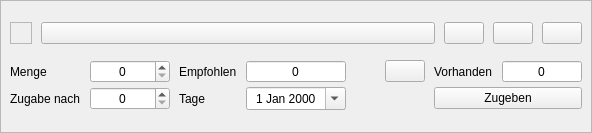
<?xml version="1.0" encoding="UTF-8"?>
<ui version="4.0">
 <class>WdgHefeGabe</class>
 <widget class="QWidget" name="WdgHefeGabe">
  <property name="geometry">
   <rect>
    <x>0</x>
    <y>0</y>
    <width>592</width>
    <height>133</height>
   </rect>
  </property>
  <property name="sizePolicy">
   <sizepolicy hsizetype="Preferred" vsizetype="Maximum">
    <horstretch>0</horstretch>
    <verstretch>0</verstretch>
   </sizepolicy>
  </property>
  <property name="autoFillBackground">
   <bool>true</bool>
  </property>
  <layout class="QVBoxLayout" name="verticalLayout_2">
   <property name="spacing">
    <number>4</number>
   </property>
   <property name="leftMargin">
    <number>0</number>
   </property>
   <property name="topMargin">
    <number>0</number>
   </property>
   <property name="rightMargin">
    <number>0</number>
   </property>
   <property name="bottomMargin">
    <number>0</number>
   </property>
   <item>
    <widget class="QFrame" name="frame">
     <property name="frameShape">
      <enum>QFrame::StyledPanel</enum>
     </property>
     <layout class="QVBoxLayout" name="verticalLayout">
      <property name="spacing">
       <number>4</number>
      </property>
      <item>
       <layout class="QHBoxLayout" name="horizontalLayout">
        <property name="spacing">
         <number>9</number>
        </property>
        <item>
         <widget class="QFrame" name="frameColor">
          <property name="minimumSize">
           <size>
            <width>22</width>
            <height>22</height>
           </size>
          </property>
          <property name="maximumSize">
           <size>
            <width>22</width>
            <height>22</height>
           </size>
          </property>
          <property name="focusPolicy">
           <enum>Qt::ClickFocus</enum>
          </property>
          <property name="toolTip">
           <string>&lt;html&gt;&lt;head/&gt;&lt;body&gt;&lt;p&gt;Angehakt, wird die &lt;span style=&quot; font-weight:600;&quot;&gt;zweite Hefegabe&lt;/span&gt; aktiviert.&lt;/p&gt;&lt;p&gt;Die zweite Hefegabe ist eine Technik fortgeschrittener Brauer, um hefebetonte Bierstile auszubauen, aber auch um eingeschlafene Gärungprozesse erneut anzustoßen. Letzteres kann beim sogenannten Underpitching nötig sein.&lt;/p&gt;&lt;/body&gt;&lt;/html&gt;</string>
          </property>
          <property name="autoFillBackground">
           <bool>true</bool>
          </property>
          <property name="frameShape">
           <enum>QFrame::StyledPanel</enum>
          </property>
         </widget>
        </item>
        <item>
         <widget class="QPushButton" name="btnZutat">
          <property name="sizePolicy">
           <sizepolicy hsizetype="Expanding" vsizetype="Fixed">
            <horstretch>0</horstretch>
            <verstretch>0</verstretch>
           </sizepolicy>
          </property>
          <property name="toolTip">
           <string>&lt;html&gt;&lt;head/&gt;&lt;body&gt;&lt;p&gt;Hier wird eine Hefesorte aus der &lt;span style=&quot; font-weight:600;&quot;&gt;Rohstoffliste&lt;/span&gt; im Tab Rohstoffe gewählt. Die Zutat kann dabei jederzeit geändert werden.&lt;/p&gt;&lt;p&gt;Ales und Strong Ales, Lager und Strong Lager benötigen eine unterschiedliche Hefezellenzahl pro ml, um optimal zu vergären. Im Zweifel sollte man die Datenblätter der Hefehersteller heranziehen oder einen Hefe-Kalkulator nutzen.&lt;/p&gt;&lt;p&gt;Üblicherweise sind Bierhefen im Hobbybereich für 20 Liter ausgelegt. Trockenhefen für Kleinsude werden meist in Mengen zwischen 10,5 g und 11,5 g abverpackt. Bei flüssigen Reinhefen gilt dies gleichfalls – eine Packung reicht für einen Sud. Daneben kommt bei größeren oder stärkeren Suden oft die Hefepropagation zum Zug. Im Profibereich gibt es wiederum andere Abverpackungen.&lt;/p&gt;&lt;p&gt;&lt;span style=&quot; font-weight:600; color:#ff2600;&quot;&gt;Achtung:&lt;/span&gt; Bei einer Hefegabe ist darauf zu achten, dass die &lt;span style=&quot; font-weight:600;&quot;&gt;Hefezellzahl&lt;/span&gt; nicht unter die &lt;span style=&quot; font-weight:600;&quot;&gt;Mindestanforderung&lt;/span&gt; für den Sud rutscht. Bei Starkbieren kann sich dies ändern. Im Einzelnen muss man somit genauer hinschauen, denn Biere haben bis Faktor 3 einen unterschiedlichen Bedarf an &lt;span style=&quot; font-weight:600;&quot;&gt;Hefemengen&lt;/span&gt;, sprich bis zu 3 Päckchen für einen Kleinsud oder entsprechend der Bedarf für eine größere Sudmenge:&lt;/p&gt;&lt;p&gt;• Ale (obergärig, &amp;lt; 16°P): 0,75&lt;/p&gt;&lt;p&gt;• Strong Ale (obergärig, &amp;gt; 16°P): 1,00&lt;/p&gt;&lt;p&gt;• Lager (untergärig, &amp;lt; 16°P): 1,50&lt;/p&gt;&lt;p&gt;• Strong Lager (untergärig, &amp;gt; 16°P): 2,00&lt;/p&gt;&lt;p&gt;Wird dies nicht berücksichtigt, besteht die Gefahr des sogenanten &lt;span style=&quot; font-weight:600;&quot;&gt;Underpitching. &lt;/span&gt;Darunter versteht man Hefe, die Fehlaromen produzieren kann, weil sie zu die zu wenig Nahrung bekommt. Im gewissen Sinn reagiert sie &amp;quot;panisch&amp;quot;. In geringerem Maße trifft die auch beim &lt;span style=&quot; font-weight:600;&quot;&gt;Over-Pitching&lt;/span&gt; zu, wenn zu viel Hefezellen dem Sud zugesetzt sind.&lt;/p&gt;&lt;p&gt;Viele Seiten für Hefestarter (engl.: yeast starter) berechnen die benötigte Zellmenge. Für den Brauer reicht das meistens aus und erspart das Labor mit Mikroskop unf Zählkammer. Da diese Seiten alle die amerikanische Stammwürze als Grundlage haben, muss vorher Specific Gravity (SG) in °Plato umgerechnet werden.&lt;/p&gt;&lt;p&gt;Ein sehr guter Heferechner findet sich &lt;a href=&quot;https://www.brewuk.co.uk/yeast_pitch_calculator&quot;&gt;&lt;span style=&quot; text-decoration: underline; color:#0068da;&quot;&gt;hier&lt;/span&gt;&lt;/a&gt;.&lt;/p&gt;&lt;p&gt;Eine Umrechnungstabelle Gravity zu °Plato findet sich &lt;a href=&quot;https://hobbybrauer.de/forum/wiki/doku.php/konvertierung_sg_plato&quot;&gt;&lt;span style=&quot; text-decoration: underline; color:#0068da;&quot;&gt;hier&lt;/span&gt;&lt;/a&gt;.&lt;/p&gt;&lt;/body&gt;&lt;/html&gt;</string>
          </property>
         </widget>
        </item>
        <item>
         <widget class="QPushButton" name="btnNachOben">
          <property name="toolTip">
           <string>&lt;html&gt;&lt;head/&gt;&lt;body&gt;&lt;p&gt;Hiermit wird eine Hopfensorte eine Position nach &lt;span style=&quot; font-weight:600;&quot;&gt;oben&lt;/span&gt; verschoben.&lt;/p&gt;&lt;/body&gt;&lt;/html&gt;</string>
          </property>
          <property name="whatsThis">
           <string notr="true">nach_oben</string>
          </property>
          <property name="icon">
           <iconset resource="../images.qrc">
            <normaloff>:/images/light/nach_oben.svg</normaloff>:/images/light/nach_oben.svg</iconset>
          </property>
         </widget>
        </item>
        <item>
         <widget class="QPushButton" name="btnNachUnten">
          <property name="toolTip">
           <string>&lt;html&gt;&lt;head/&gt;&lt;body&gt;&lt;p&gt;Hiermit wird eine Hefesorte eine Position nach &lt;span style=&quot; font-weight:600;&quot;&gt;unten&lt;/span&gt; verschoben.&lt;/p&gt;&lt;/body&gt;&lt;/html&gt;</string>
          </property>
          <property name="whatsThis">
           <string notr="true">nach_unten</string>
          </property>
          <property name="icon">
           <iconset resource="../images.qrc">
            <normaloff>:/images/light/nach_unten.svg</normaloff>:/images/light/nach_unten.svg</iconset>
          </property>
         </widget>
        </item>
        <item>
         <widget class="QPushButton" name="btnLoeschen">
          <property name="toolTip">
           <string>&lt;html&gt;&lt;head/&gt;&lt;body&gt;&lt;p&gt;Hiermit wird eine Hefesorte aus der Liste &lt;span style=&quot; font-weight:600;&quot;&gt;gelöscht&lt;/span&gt;.&lt;/p&gt;&lt;p&gt;Wurden Hefegaben auf den Sud zeitlich aufgeteilt und werden während der Gärung nicht berücksichtigt, ist darauf zu achten, dass die Zahl der &lt;span style=&quot; font-weight:600;&quot;&gt;Hefezellzahl&lt;/span&gt; nicht unter die &lt;span style=&quot; font-weight:600;&quot;&gt;Mindestanforderung&lt;/span&gt; rutscht.&lt;/p&gt;&lt;p&gt;&lt;span style=&quot; font-weight:600; color:#ff2600;&quot;&gt;Achtung:&lt;/span&gt; Im Einzelnen muss man genauer hinschauen, denn Biere haben bis Faktor 3 einen unterschiedlichen Bedarf an &lt;span style=&quot; font-weight:600;&quot;&gt;Hefemengen&lt;/span&gt;, sprich bis zu 3 Päckchen für einen Kleinsud oder entsprechend der Bedarf für eine größere Sudmenge:&lt;/p&gt;&lt;p&gt;• Ale (obergärig, &amp;lt; 16°P): 0,75&lt;/p&gt;&lt;p&gt;• Strong Ale (obergärig, &amp;gt; 16°P): 1,00&lt;/p&gt;&lt;p&gt;• Lager (untergärig, &amp;lt; 16°P): 1,50&lt;/p&gt;&lt;p&gt;• Strong Lager (untergärig, &amp;gt; 16°P): 2,00&lt;/p&gt;&lt;p&gt;Wird dies nicht berücksichtigt, besteht die Gefahr des sogenanten &lt;span style=&quot; font-weight:600;&quot;&gt;Underpitching. &lt;/span&gt;Darunter versteht man Hefe, die Fehlaromen produzieren kann, weil sie zu die zu wenig Nahrung bekommt. Im gewissen Sinn reagiert sie &amp;quot;panisch&amp;quot;. In geringerem Maße trifft die auch beim &lt;span style=&quot; font-weight:600;&quot;&gt;Over-Pitching&lt;/span&gt; zu, wenn zu viel Hefezellen dem Sud zugesetzt sind.&lt;/p&gt;&lt;p&gt;Viele Seiten für Hefestarter (engl.: yeast starter) berechnen die benötigte Zellmenge. Für den Brauer reicht das meistens aus und erspart das Labor mit Mikroskop unf Zählkammer. Da diese Seiten alle die amerikanische Stammwürze als Grundlage haben, muss vorher Specific Gravity (SG) in °Plato umgerechnet werden.&lt;/p&gt;&lt;p&gt;Ein sehr guter Heferechner findet sich &lt;a href=&quot;https://www.brewuk.co.uk/yeast_pitch_calculator&quot;&gt;&lt;span style=&quot; text-decoration: underline; color:#0068da;&quot;&gt;hier&lt;/span&gt;&lt;/a&gt;.&lt;/p&gt;&lt;p&gt;Eine Umrechnungstabelle Gravity zu °Plato findet sich &lt;a href=&quot;https://hobbybrauer.de/forum/wiki/doku.php/konvertierung_sg_plato&quot;&gt;&lt;span style=&quot; text-decoration: underline; color:#0068da;&quot;&gt;hier&lt;/span&gt;&lt;/a&gt;.&lt;/p&gt;&lt;/body&gt;&lt;/html&gt;</string>
          </property>
          <property name="icon">
           <iconset resource="../images.qrc">
            <normaloff>:/images/close_button.svg</normaloff>:/images/close_button.svg</iconset>
          </property>
         </widget>
        </item>
       </layout>
      </item>
      <item>
       <layout class="QGridLayout" name="gridLayout">
        <property name="horizontalSpacing">
         <number>9</number>
        </property>
        <property name="verticalSpacing">
         <number>4</number>
        </property>
        <item row="0" column="0">
         <widget class="QLabel" name="label">
          <property name="text">
           <string>Menge</string>
          </property>
         </widget>
        </item>
        <item row="1" column="6" colspan="2">
         <widget class="QPushButton" name="btnZugeben">
          <property name="toolTip">
           <string>&lt;html&gt;&lt;head/&gt;&lt;body&gt;&lt;p&gt;Der Klick auf diesen Button teilt dem Kleinen Brauhelfer mit, dass eine &lt;span style=&quot; font-weight:600;&quot;&gt;zweite Hefegabe &lt;/span&gt;erfolgt ist.&lt;/p&gt;&lt;p&gt;An verschiedenen Stellen des Programms wird diese Aktion nun berücksichtigt. So kann damit ein Sud später als abgefüllt markiert werden.&lt;/p&gt;&lt;/body&gt;&lt;/html&gt;</string>
          </property>
          <property name="text">
           <string>Zugeben</string>
          </property>
         </widget>
        </item>
        <item row="0" column="7">
         <widget class="SpinBox" name="tbVorhanden">
          <property name="minimumSize">
           <size>
            <width>80</width>
            <height>0</height>
           </size>
          </property>
          <property name="toolTip">
           <string>&lt;html&gt;&lt;head/&gt;&lt;body&gt;&lt;p&gt;Hier wird die &lt;span style=&quot; font-weight:600;&quot;&gt;vorhandene Menge Hefe &lt;/span&gt;angezeigt.&lt;/p&gt;&lt;p&gt;Das Feld wir rot unterlegt, wenn die benötigte Anzahl der &lt;span style=&quot; font-weight:600;&quot;&gt;Vorratsmenge&lt;/span&gt; nicht entspricht.&lt;/p&gt;&lt;p&gt;Ales und Strong Ales, Lager und Strong Lager benötigen eine unterschiedliche Hefezellenzahl pro ml, um optimal zu vergären. Im Zweifel sollte man die Datenblätter der Hefehersteller heranziehen oder einen Hefe-Kalkulator nutzen.&lt;/p&gt;&lt;p&gt;Üblicherweise sind Bierhefen im Hobbybereich für 20 Liter ausgelegt. Trockenhefen für Kleinsude werden meist in Mengen zwischen 10,5 g und 11,5 g abverpackt. Bei flüssigen Reinhefen gilt dies gleichfalls – eine Packung reicht für einen Sud. Daneben kommt bei größeren oder stärkeren Suden oft die Hefepropagation zum Zug. Im Profibereich gibt es wiederum andere Abverpackungen.&lt;/p&gt;&lt;p&gt;&lt;span style=&quot; font-weight:600; color:#ff2600;&quot;&gt;Achtung:&lt;/span&gt; Bei einer Hefegabe ist darauf zu achten, dass die &lt;span style=&quot; font-weight:600;&quot;&gt;Hefezellzahl&lt;/span&gt; nicht unter die &lt;span style=&quot; font-weight:600;&quot;&gt;Mindestanforderung&lt;/span&gt; für den Sud rutscht. Bei Starkbieren kann sich dies ändern. Im Einzelnen muss man somit genauer hinschauen, denn Biere haben bis Faktor 3 einen unterschiedlichen Bedarf an &lt;span style=&quot; font-weight:600;&quot;&gt;Hefemengen&lt;/span&gt;, sprich bis zu 3 Päckchen für einen Kleinsud oder entsprechend der Bedarf für eine größere Sudmenge:&lt;/p&gt;&lt;p&gt;• Ale (obergärig, &amp;lt; 16°P): 0,75&lt;/p&gt;&lt;p&gt;• Strong Ale (obergärig, &amp;gt; 16°P): 1,00&lt;/p&gt;&lt;p&gt;• Lager (untergärig, &amp;lt; 16°P): 1,50&lt;/p&gt;&lt;p&gt;• Strong Lager (untergärig, &amp;gt; 16°P): 2,00&lt;/p&gt;&lt;p&gt;Wird dies nicht berücksichtigt, besteht die Gefahr des sogenanten &lt;span style=&quot; font-weight:600;&quot;&gt;Underpitching. &lt;/span&gt;Darunter versteht man Hefe, die Fehlaromen produzieren kann, weil sie zu die zu wenig Nahrung bekommt. Im gewissen Sinn reagiert sie &amp;quot;panisch&amp;quot;. In geringerem Maße trifft die auch beim &lt;span style=&quot; font-weight:600;&quot;&gt;Over-Pitching&lt;/span&gt; zu, wenn zu viel Hefezellen dem Sud zugesetzt sind.&lt;/p&gt;&lt;p&gt;Viele Seiten für Hefestarter (engl.: yeast starter) berechnen die benötigte Zellmenge. Für den Brauer reicht das meistens aus und erspart das Labor mit Mikroskop unf Zählkammer. Da diese Seiten alle die amerikanische Stammwürze als Grundlage haben, muss vorher Specific Gravity (SG) in °Plato umgerechnet werden.&lt;/p&gt;&lt;p&gt;Ein sehr guter Heferechner findet sich &lt;a href=&quot;https://www.brewuk.co.uk/yeast_pitch_calculator&quot;&gt;&lt;span style=&quot; text-decoration: underline; color:#0068da;&quot;&gt;hier&lt;/span&gt;&lt;/a&gt;.&lt;/p&gt;&lt;p&gt;Eine Umrechnungstabelle Gravity zu °Plato findet sich &lt;a href=&quot;https://hobbybrauer.de/forum/wiki/doku.php/konvertierung_sg_plato&quot;&gt;&lt;span style=&quot; text-decoration: underline; color:#0068da;&quot;&gt;hier&lt;/span&gt;&lt;/a&gt;.&lt;/p&gt;&lt;/body&gt;&lt;/html&gt;</string>
          </property>
          <property name="alignment">
           <set>Qt::AlignCenter</set>
          </property>
          <property name="readOnly">
           <bool>true</bool>
          </property>
          <property name="buttonSymbols">
           <enum>QAbstractSpinBox::NoButtons</enum>
          </property>
          <property name="maximum">
           <number>9999</number>
          </property>
         </widget>
        </item>
        <item row="1" column="1">
         <widget class="SpinBox" name="tbTage">
          <property name="minimumSize">
           <size>
            <width>80</width>
            <height>0</height>
           </size>
          </property>
          <property name="toolTip">
           <string>&lt;html&gt;&lt;head/&gt;&lt;body&gt;&lt;p&gt;Hiermit ist der &lt;span style=&quot; font-weight:600;&quot;&gt;Zugabezeitpunkt &lt;/span&gt;der zweiten Hefegabe in Tagen ab Braudatum gemeint.&lt;/p&gt;&lt;p&gt;Die Zugabe kann gleichzeitig mit der ersten Hefegabe erfolgen. Gewöhnlich wir die zweite Hefe aber nach Abklingen der ersten Hauptgärung zugegeben.&lt;/p&gt;&lt;/body&gt;&lt;/html&gt;</string>
          </property>
          <property name="alignment">
           <set>Qt::AlignCenter</set>
          </property>
          <property name="maximum">
           <number>999</number>
          </property>
         </widget>
        </item>
        <item row="0" column="6">
         <widget class="QLabel" name="lblVorhanden">
          <property name="text">
           <string>Vorhanden</string>
          </property>
         </widget>
        </item>
        <item row="1" column="3">
         <widget class="DateEdit" name="tbDatum">
          <property name="minimumSize">
           <size>
            <width>100</width>
            <height>0</height>
           </size>
          </property>
          <property name="toolTip">
           <string>&lt;html&gt;&lt;head/&gt;&lt;body&gt;&lt;p&gt;In diesem Feld wird das &lt;span style=&quot; font-weight:600;&quot;&gt;Zugabedatum &lt;/span&gt;der zweiten Hefe, abhängig vom Zugabezeitpunkt, angegeben.&lt;/p&gt;&lt;/body&gt;&lt;/html&gt;</string>
          </property>
          <property name="alignment">
           <set>Qt::AlignCenter</set>
          </property>
          <property name="calendarPopup">
           <bool>true</bool>
          </property>
         </widget>
        </item>
        <item row="1" column="0">
         <widget class="QLabel" name="label_2">
          <property name="text">
           <string>Zugabe nach</string>
          </property>
         </widget>
        </item>
        <item row="1" column="4">
         <spacer name="horizontalSpacer_2">
          <property name="orientation">
           <enum>Qt::Horizontal</enum>
          </property>
          <property name="sizeHint" stdset="0">
           <size>
            <width>40</width>
            <height>20</height>
           </size>
          </property>
         </spacer>
        </item>
        <item row="0" column="5">
         <widget class="QPushButton" name="btnAufbrauchen">
          <property name="minimumSize">
           <size>
            <width>40</width>
            <height>0</height>
           </size>
          </property>
          <property name="toolTip">
           <string>&lt;html&gt;&lt;head/&gt;&lt;body&gt;&lt;p&gt;Hiermit wird die &lt;span style=&quot; font-weight:600;&quot;&gt;vorhandene Menge &lt;/span&gt;eines Hefevorrates aus dem Rohstofflager im &lt;span style=&quot; font-weight:600;&quot;&gt;Tab Rohstoffe &lt;/span&gt;übernommen.&lt;/p&gt;&lt;p&gt;Diese Funktion macht bei Restmengen im Rohstofflager Sinn, wenn mehrere Packungen für einen Sud erforderlich sind oder bei Großssuden.&lt;/p&gt;&lt;p&gt;Die Packungen von Trocken- wie Flüssighefe sind überwiegend für Sude von 20 Litern (5,5 Gallonen) konfektioniert.&lt;/p&gt;&lt;/body&gt;&lt;/html&gt;</string>
          </property>
          <property name="whatsThis">
           <string notr="true">uebertrag_links</string>
          </property>
          <property name="icon">
           <iconset resource="../images.qrc">
            <normaloff>:/images/light/uebertrag_links.svg</normaloff>:/images/light/uebertrag_links.svg</iconset>
          </property>
         </widget>
        </item>
        <item row="1" column="2">
         <widget class="QLabel" name="label_3">
          <property name="minimumSize">
           <size>
            <width>40</width>
            <height>0</height>
           </size>
          </property>
          <property name="text">
           <string>Tage</string>
          </property>
         </widget>
        </item>
        <item row="0" column="1">
         <widget class="SpinBox" name="tbMenge">
          <property name="minimumSize">
           <size>
            <width>80</width>
            <height>0</height>
           </size>
          </property>
          <property name="toolTip">
           <string>&lt;html&gt;&lt;head/&gt;&lt;body&gt;&lt;p&gt;Hier wird die Anzahl der zugegebenen &lt;span style=&quot; font-weight:600;&quot;&gt;Hefeeinheiten &lt;/span&gt;eingestellt.&lt;/p&gt;&lt;p&gt;Ales und Strong Ales, Lager und Strong Lager benötigen eine unterschiedliche Hefezellenzahl pro ml, um optimal zu vergären. Im Zweifel sollte man die Datenblätter der Hefehersteller heranziehen oder einen Hefe-Kalkulator nutzen.&lt;/p&gt;&lt;p&gt;Üblicherweise sind Bierhefen im Hobbybereich für 20 Liter ausgelegt. Trockenhefen für Kleinsude werden meist in Mengen zwischen 10,5 g und 11,5 g abverpackt. Bei flüssigen Reinhefen gilt dies gleichfalls – eine Packung reicht für einen Sud. Daneben kommt bei größeren oder stärkeren Suden oft die Hefepropagation zum Zug. Im Profibereich gibt es wiederum andere Abverpackungen.&lt;/p&gt;&lt;p&gt;&lt;span style=&quot; font-weight:600; color:#ff2600;&quot;&gt;Achtung:&lt;/span&gt; Bei einer Hefegabe ist darauf zu achten, dass die &lt;span style=&quot; font-weight:600;&quot;&gt;Hefezellzahl&lt;/span&gt; nicht unter die &lt;span style=&quot; font-weight:600;&quot;&gt;Mindestanforderung&lt;/span&gt; für den Sud rutscht. Bei Starkbieren kann sich dies ändern. Im Einzelnen muss man somit genauer hinschauen, denn Biere haben bis Faktor 3 einen unterschiedlichen Bedarf an &lt;span style=&quot; font-weight:600;&quot;&gt;Hefemengen&lt;/span&gt;, sprich bis zu 3 Päckchen für einen Kleinsud oder entsprechend der Bedarf für eine größere Sudmenge:&lt;/p&gt;&lt;p&gt;• Ale (obergärig, &amp;lt; 16°P): 0,75&lt;/p&gt;&lt;p&gt;• Strong Ale (obergärig, &amp;gt; 16°P): 1,00&lt;/p&gt;&lt;p&gt;• Lager (untergärig, &amp;lt; 16°P): 1,50&lt;/p&gt;&lt;p&gt;• Strong Lager (untergärig, &amp;gt; 16°P): 2,00&lt;/p&gt;&lt;p&gt;Wird dies nicht berücksichtigt, besteht die Gefahr des sogenanten &lt;span style=&quot; font-weight:600;&quot;&gt;Underpitching. &lt;/span&gt;Darunter versteht man Hefe, die Fehlaromen produzieren kann, weil sie zu die zu wenig Nahrung bekommt. Im gewissen Sinn reagiert sie &amp;quot;panisch&amp;quot;. In geringerem Maße trifft die auch beim &lt;span style=&quot; font-weight:600;&quot;&gt;Over-Pitching&lt;/span&gt; zu, wenn zu viel Hefezellen dem Sud zugesetzt sind.&lt;/p&gt;&lt;p&gt;Viele Seiten für Hefestarter (engl.: yeast starter) berechnen die benötigte Zellmenge. Für den Brauer reicht das meistens aus und erspart das Labor mit Mikroskop unf Zählkammer. Da diese Seiten alle die amerikanische Stammwürze als Grundlage haben, muss vorher Specific Gravity (SG) in °Plato umgerechnet werden.&lt;/p&gt;&lt;p&gt;Ein sehr guter Heferechner findet sich &lt;a href=&quot;https://www.brewuk.co.uk/yeast_pitch_calculator&quot;&gt;&lt;span style=&quot; text-decoration: underline; color:#0068da;&quot;&gt;hier&lt;/span&gt;&lt;/a&gt;.&lt;/p&gt;&lt;p&gt;Eine Umrechnungstabelle Gravity zu °Plato findet sich &lt;a href=&quot;https://hobbybrauer.de/forum/wiki/doku.php/konvertierung_sg_plato&quot;&gt;&lt;span style=&quot; text-decoration: underline; color:#0068da;&quot;&gt;hier&lt;/span&gt;&lt;/a&gt;.&lt;/p&gt;&lt;/body&gt;&lt;/html&gt;</string>
          </property>
          <property name="alignment">
           <set>Qt::AlignCenter</set>
          </property>
         </widget>
        </item>
        <item row="0" column="2">
         <widget class="QLabel" name="lblEmpfohlen">
          <property name="text">
           <string>Empfohlen</string>
          </property>
         </widget>
        </item>
        <item row="0" column="3">
         <widget class="SpinBox" name="tbMengeEmpfohlen">
          <property name="minimumSize">
           <size>
            <width>80</width>
            <height>0</height>
           </size>
          </property>
          <property name="toolTip">
           <string>&lt;html&gt;&lt;head/&gt;&lt;body&gt;&lt;p&gt;Hier gibt der Kleine Brauhelfer die empfohlene Anzahl von &lt;span style=&quot; font-weight:600;&quot;&gt;Hefeeinheiten &lt;/span&gt;aus.&lt;/p&gt;&lt;p&gt;Eine Hefeeinheit ist kein feststehender Wert, sondern dient allein der Orientierung.&lt;/p&gt;&lt;p&gt;Ales und Strong Ales, Lager und Strong Lager benötigen eine unterschiedliche Hefezellenzahl pro ml, um optimal zu vergären. Im Zweifel sollte man die Datenblätter der Hefehersteller heranziehen oder einen Hefe-Kalkulator nutzen.&lt;/p&gt;&lt;p&gt;Üblicherweise sind Bierhefen im Hobbybereich für 20 Liter ausgelegt. Trockenhefen für Kleinsude werden meist in Mengen zwischen 10,5 g und 11,5 g abverpackt. Bei flüssigen Reinhefen gilt dies gleichfalls – eine Packung reicht für einen Sud. Daneben kommt bei größeren oder stärkeren Suden oft die Hefepropagation zum Zug. Im Profibereich gibt es wiederum andere Abverpackungen.&lt;/p&gt;&lt;p&gt;&lt;span style=&quot; font-weight:600; color:#ff2600;&quot;&gt;Achtung:&lt;/span&gt; Bei einer Hefegabe ist darauf zu achten, dass die &lt;span style=&quot; font-weight:600;&quot;&gt;Hefezellzahl&lt;/span&gt; nicht unter die &lt;span style=&quot; font-weight:600;&quot;&gt;Mindestanforderung&lt;/span&gt; für den Sud rutscht. Bei Starkbieren kann sich dies ändern. Im Einzelnen muss man somit genauer hinschauen, denn Biere haben bis Faktor 3 einen unterschiedlichen Bedarf an &lt;span style=&quot; font-weight:600;&quot;&gt;Hefemengen&lt;/span&gt;, sprich bis zu 3 Päckchen für einen Kleinsud oder entsprechend der Bedarf für eine größere Sudmenge:&lt;/p&gt;&lt;p&gt;• Ale (obergärig, &amp;lt; 16°P): 0,75&lt;/p&gt;&lt;p&gt;• Strong Ale (obergärig, &amp;gt; 16°P): 1,00&lt;/p&gt;&lt;p&gt;• Lager (untergärig, &amp;lt; 16°P): 1,50&lt;/p&gt;&lt;p&gt;• Strong Lager (untergärig, &amp;gt; 16°P): 2,00&lt;/p&gt;&lt;p&gt;Wird dies nicht berücksichtigt, besteht die Gefahr des sogenanten &lt;span style=&quot; font-weight:600;&quot;&gt;Underpitching. &lt;/span&gt;Darunter versteht man Hefe, die Fehlaromen produzieren kann, weil sie zu die zu wenig Nahrung bekommt. Im gewissen Sinn reagiert sie &amp;quot;panisch&amp;quot;. In geringerem Maße trifft die auch beim &lt;span style=&quot; font-weight:600;&quot;&gt;Over-Pitching&lt;/span&gt; zu, wenn zu viel Hefezellen dem Sud zugesetzt sind.&lt;/p&gt;&lt;p&gt;Viele Seiten für Hefestarter (engl.: yeast starter) berechnen die benötigte Zellmenge. Für den Brauer reicht das meistens aus und erspart das Labor mit Mikroskop unf Zählkammer. Da diese Seiten alle die amerikanische Stammwürze als Grundlage haben, muss vorher Specific Gravity (SG) in °Plato umgerechnet werden.&lt;/p&gt;&lt;p&gt;Ein sehr guter Heferechner findet sich &lt;a href=&quot;https://www.brewuk.co.uk/yeast_pitch_calculator&quot;&gt;&lt;span style=&quot; text-decoration: underline; color:#0068da;&quot;&gt;hier&lt;/span&gt;&lt;/a&gt;.&lt;/p&gt;&lt;p&gt;Eine Umrechnungstabelle Gravity zu °Plato findet sich &lt;a href=&quot;https://hobbybrauer.de/forum/wiki/doku.php/konvertierung_sg_plato&quot;&gt;&lt;span style=&quot; text-decoration: underline; color:#0068da;&quot;&gt;hier&lt;/span&gt;&lt;/a&gt;.&lt;/p&gt;&lt;/body&gt;&lt;/html&gt;</string>
          </property>
          <property name="alignment">
           <set>Qt::AlignCenter</set>
          </property>
          <property name="readOnly">
           <bool>true</bool>
          </property>
          <property name="buttonSymbols">
           <enum>QAbstractSpinBox::NoButtons</enum>
          </property>
         </widget>
        </item>
       </layout>
      </item>
     </layout>
    </widget>
   </item>
  </layout>
 </widget>
 <customwidgets>
  <customwidget>
   <class>DateEdit</class>
   <extends>QDateEdit</extends>
   <header>widgets/dateedit.h</header>
  </customwidget>
  <customwidget>
   <class>SpinBox</class>
   <extends>QSpinBox</extends>
   <header>widgets/spinbox.h</header>
  </customwidget>
 </customwidgets>
 <tabstops>
  <tabstop>btnLoeschen</tabstop>
  <tabstop>tbMenge</tabstop>
  <tabstop>tbVorhanden</tabstop>
  <tabstop>tbTage</tabstop>
  <tabstop>tbDatum</tabstop>
  <tabstop>btnZugeben</tabstop>
 </tabstops>
 <resources>
  <include location="../images.qrc"/>
 </resources>
 <connections/>
</ui>
